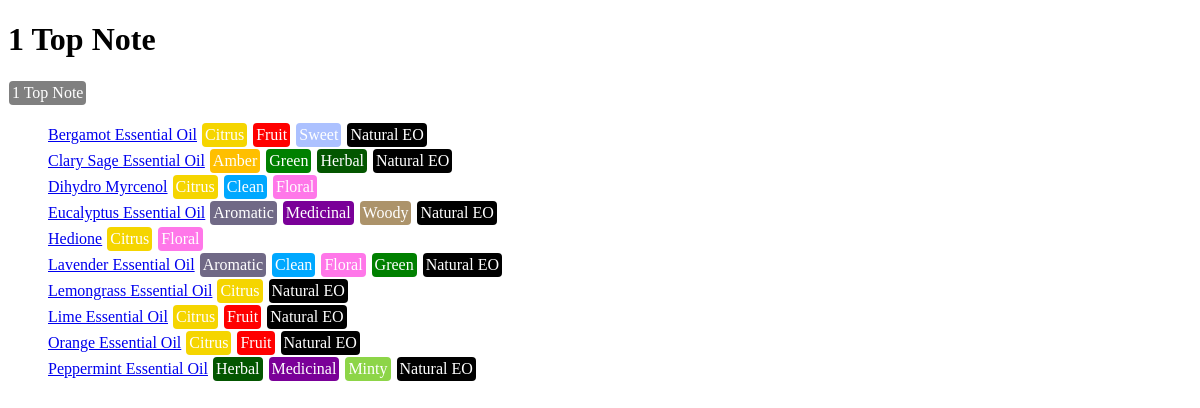
The app's page /materials/tags/1/ with its own data.
### materials/models.py (models this page shows, shortened)
class Tag(models.Model):
	name = models.CharField(max_length=50)
	description = models.TextField(blank=True, null=True)
	materials = models.ManyToManyField(Material, blank=True)
	text_color = models.CharField(max_length=30, default="white")
	background_color = models.CharField(max_length=30, default="gray")
	category = models.ForeignKey(Category, on_delete=models.SET_NULL, null=True)
	date_created = models.DateTimeField(default=datetime.now)
	date_edited = models.DateTimeField(default=datetime.now)
	class Meta:
		ordering = ["category", "name"]

class Material(models.Model):
	name = models.CharField(max_length=200)
	description = models.TextField(blank=True, null=True)
	tags = models.ManyToManyField('Tag', through='Tag_materials', blank=True)
	date_created = models.DateTimeField(default=datetime.now)
	date_edited = models.DateTimeField(default=datetime.now)
	class Meta:
		ordering = ["name"]

### materials/views.py (the view)
# urls.py: path("tags/<int:pk>/", views.TagDetailView.as_view(), name="tag_detail"),
class TagDetailView(generic.DetailView):
	model = Tag
	template_name = "materials/tag_detail_view.html"

### materials/templates/materials/tag_detail_view.html (shortened to what this page needs)
{% extends "materials/base.html" %}
{% block content %}
<h1>{{ tag.name }}</h1>
{% include "materials/tag.html" with tag=tag %}
{% include "materials/material_list.html" with material_list=tag.materials.all %}
{% endblock %}

### materials/templates/materials/base.html (shortened to what this page needs)
{% load static %}
<!DOCTYPE html>
<html lang="en">
<head>
	<link rel="stylesheet" href="{% static 'materials/style.css' %}">
</head>
<body>
	<div id="content">
	{% block content %}{% endblock %}
	</div>
</body>
</html>

### materials/templates/materials/tag.html
<span style="color: {{tag.text_color}}; background-color: {{tag.background_color}}; padding: 3px; margin: 1px; display: inline-block; border-radius: 4px;">{{tag.name}}</span>

### materials/templates/materials/material_list.html
<ul class="list">
{% for material in material_list %}
	<li>
		<a href="{% url 'materials:material_detail' material.id %}">{{material.name}}</a>
		{% for tag in material.tags.all %}
			{% if tag.category.id == 2 or tag.category.id == 3 %}
			{% include "materials/tag.html" with tag=tag %}
			{% endif %}
		{% endfor %}
	</li>
{% endfor %}
</ul>

### materials/static/materials/style.css (style rules this page uses)
ul.list li { list-style-type: none; }

### records on screen
Tag: name "1 Top Note"
Material: name "Bergamot Essential Oil"
Tag: name "Citrus"
Tag: name "Fruit"
Tag: name "Sweet"
Tag: name "Natural EO"
Material: name "Clary Sage Essential Oil"
Tag: name "Amber"
Tag: name "Green"
Tag: name "Herbal"
Material: name "Dihydro Myrcenol"
Tag: name "Clean"
Tag: name "Floral"
Material: name "Eucalyptus Essential Oil"
Tag: name "Aromatic"
Tag: name "Medicinal"
Tag: name "Woody"
Material: name "Hedione"
Material: name "Lavender Essential Oil"
Material: name "Lemongrass Essential Oil"
Material: name "Lime Essential Oil"
Material: name "Orange Essential Oil"
Material: name "Peppermint Essential Oil"
Tag: name "Minty"
